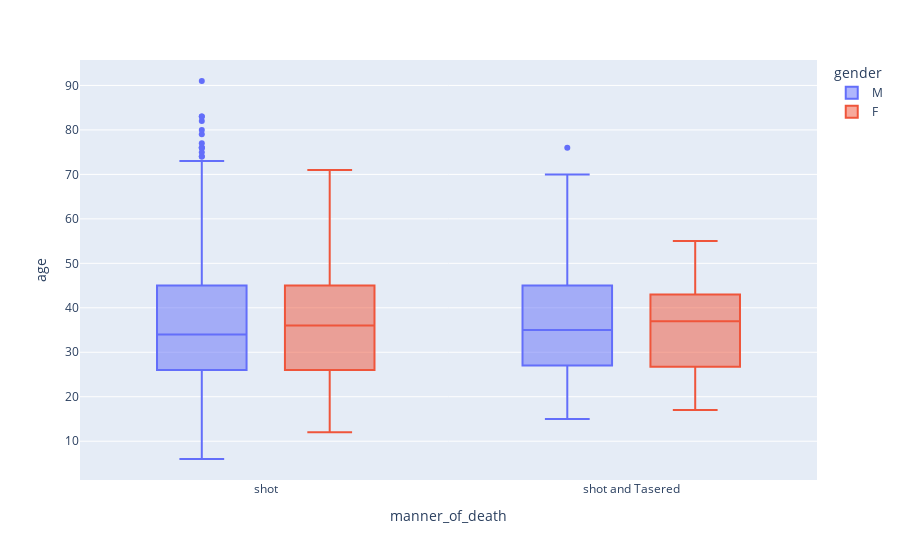

The notebook cell this image was saved under:
### Markdown cell above
### AGE AND MANNER OF DEATH

### Code cell
px.box(data_frame=df_fatalities, x="manner_of_death", y="age", color="gender")

### Figure 1 — Plotly figure (JSON) as saved in the notebook; plotly's stock layout.template omitted (floating-point values rounded to 4 significant figures; data arrays with more than 128 entries replaced by an {"elided": "..."} marker saying what was removed)
{"data": [{"alignmentgroup": "True", "hovertemplate": "gender=M<br>manner_of_death=%{x}<br>age=%{y}<extra></extra>", "legendgroup": "M", "marker": {"color": "#636efa"}, "name": "M", "notched": false, "offsetgroup": "M", "orientation": "v", "showlegend": true, "type": "box", "x": {"elided": "2160 str values"}, "x0": " ", "xaxis": "x", "y": {"elided": "2160 int values"}, "y0": " ", "yaxis": "y"}, {"alignmentgroup": "True", "hovertemplate": "gender=F<br>manner_of_death=%{x}<br>age=%{y}<extra></extra>", "legendgroup": "F", "marker": {"color": "#EF553B"}, "name": "F", "notched": false, "offsetgroup": "F", "orientation": "v", "showlegend": true, "type": "box", "x": ["shot", "shot and Tasered", "shot", "shot", "shot", "shot", "shot", "shot", "shot", "shot", "shot", "shot", "shot", "shot", "shot", "shot", "shot", "shot", "shot and Tasered", "shot", "shot", "shot", "shot", "shot", "shot and Tasered", "shot", "shot", "shot", "shot", "shot", "shot", "shot", "shot", "shot", "shot", "shot", "shot", "shot", "shot", "shot", "shot", "shot", "shot", "shot", "shot", "shot", "shot", "shot", "shot", "shot", "shot", "shot", "shot", "shot", "shot", "shot", "shot", "shot", "shot", "shot", "shot", "shot", "shot", "shot", "shot", "shot", "shot", "shot", "shot", "shot", "shot", "shot", "shot", "shot", "shot", "shot", "shot", "shot", "shot and Tasered", "shot", "shot and Tasered", "shot", "shot", "shot", "shot", "shot", "shot", "shot", "shot", "shot", "shot", "shot", "shot", "shot"], "x0": " ", "xaxis": "x", "y": [34, 17, 17, 39, 38, 43, 20, 34, 28, 37, 43, 24, 49, 53, 26, 27, 46, 25, 39, 31, 45, 17, 40, 44, 30, 28, 23, 37, 55, 46, 50, 21, 36, 37, 27, 61, 51, 48, 22, 50, 45, 12, 25, 31, 32, 41, 32, 36, 31, 38, 38, 25, 27, 50, 36, 40, 25, 35, 60, 24, 26, 29, 42, 24, 40, 23, 35, 46, 53, 26, 66, 23, 25, 39, 31, 44, 53, 71, 37, 21, 55, 30, 33, 46, 59, 21, 17, 50, 27, 41, 30, 29, 50, 40], "y0": " ", "yaxis": "y"}], "layout": {"boxmode": "group", "legend": {"title": {"text": "gender"}, "tracegroupgap": 0}, "margin": {"t": 60}, "xaxis": {"anchor": "y", "domain": [0, 1], "title": {"text": "manner_of_death"}}, "yaxis": {"anchor": "x", "domain": [0, 1], "title": {"text": "age"}}}}
